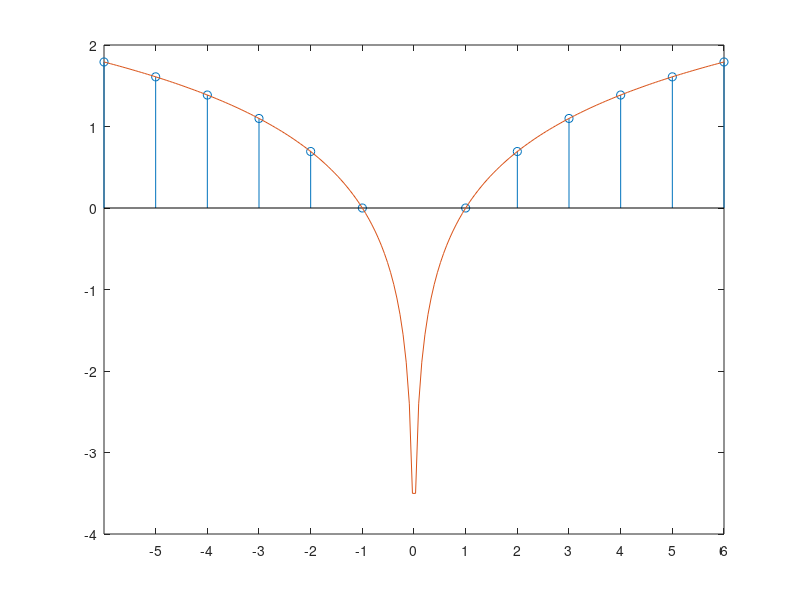

The MATLAB script that drew this image:
clc;
clear;
X1=[-6:1:6];
x2=linspace(-6,6,200);
y1=log(X1);
y2=log(x2);
grid on;
stem(X1,y1);
hold on;
plot(x2,y2);
set(gca,'xtick',-5:1:10);
set(gca,'xticklabel',-5:1:10);